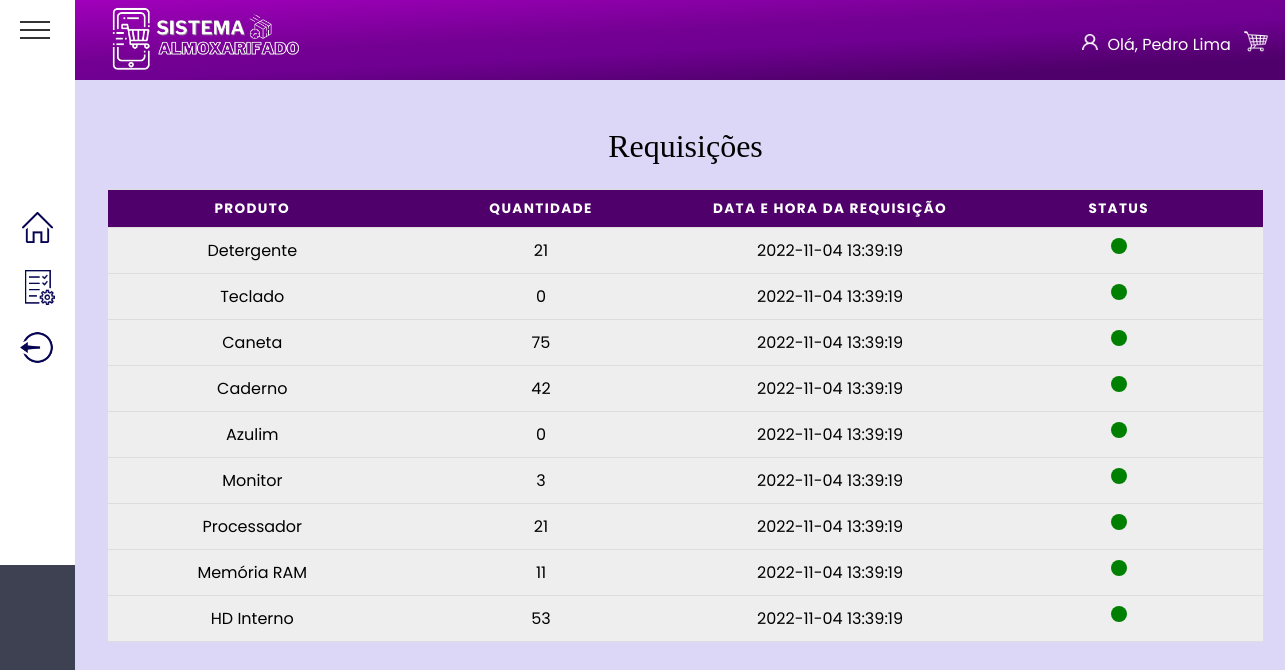
The app's page /View/Pages/Usuario/requisicoesUser.php (signed in) with its own data.
### tables this page shows
create table produtoteste(
  nome_prod varchar (50),
  quantDisp integer,  
  id_categoria integer not null,
  id_disponibilidade integer not null,
  datacaworptura date,
  hora_cadastro TIMESTAMP DEFAULT CURRENT_TIMESTAMP,
  id_marca integer not null,  
  modeloProduto varchar(50),  
  precoProduto double,
  
  id_prod integer auto_increment primary key,
  
  foreign key (id_categoria) references categorias (id_categoria),
  foreign key (id_disponibilidade) references disponibilidade (id_disponibilidade)
);

### View/Pages/Usuario/requisicoesUser.php (the view, shortened to what this page needs)
<?php
include_once dirname(__DIR__, 3) . '/banco.php';
?>
<!DOCTYPE html>
<html lang="pt-BR">
<head>
    <link rel="stylesheet" href="/final_php/assets/requisicoes.css">
    <link rel="stylesheet" href="/final_php/assets/template.css">
    <link rel="stylesheet" href="/final_php/assets/global.css">
</head>
<body>
    <?php include dirname(__DIR__, 3) . "/template/header.php"; ?>
    <?php include dirname(__DIR__, 3) . "/template/asideUser.php"; ?>
    <main class="main">
        <div class="container">
            <table>
                <caption>
                    Requisições
                </caption>
                <thead>
                    <tr>
                        <th scope="col">Produto</th>
                        <th scope="col">Quantidade</th>
                        <th scope="col">Data e hora da requisição</th>
                        <th scope="col">Status</th>
                    </tr>
                </thead>
                <tbody>
                    <?php
                    $sql_consulta = mysqli_query($conn, "SELECT * FROM produtoteste");
                    while ($linhas = mysqli_fetch_array($sql_consulta)) { ?>
                        <tr class="tr">
                            <td data-label="Produto"><?= $linhas[0] ?></td>
                            <td data-label="Quantidade"><?= $linhas[1] ?></td>
                            <td data-label="Hora"><?= $linhas[5] ?></td>
                            <td data-label="Status" class="status">
                                <div class="radius" id="statusGreen"></div>
                            </td>
                       </tr>
                    <?php } ?>
                </tbody>
            </table>
        </div>
    </main>
</body>
</html>

### assets/requisicoes.css (style rules this page uses)
.container { padding: 2rem; }
table { flex-direction: column; border: 1px solid black; border-collapse: collapse; margin: 0; padding: 0; width: 100%; table-layout: fixed; }
table caption { font-size: 2em; font-family: ui-monospace; margin: 0.5em 0 0.75em; }
table tr { background-color: #eee; border: 1px solid #ddd; padding: 0.35em; }
table th, table td { padding: 0.625em; text-align: center; }
table th { font-size: 0.85em; letter-spacing: 0.1em; text-transform: uppercase; background-color: rgb(79, 0, 106); color: #fff; }
table tbody { width: 100%; }
.status { display: flex; justify-content: center; align-items: center; }
.radius { border-radius: 50%; width: 1rem; height: 1rem; flex-shrink: 0; }
#statusGreen { background-color: green; }

### assets/template.css (style rules this page uses)
body { overflow: hidden; display: grid; grid-template-columns: 1fr 25fr; grid-template-rows: 80px 1fr 80px; grid-template-areas: "aside header" "aside main" "aside footer"; height: 100vh; background: #DCD6F7; }
.main { grid-area: main; overflow-y: scroll; padding: 0 4rem 0 0; }

### assets/global.css (style rules this page uses)
* { margin: 0; padding: 0; box-sizing: border-box; font-family: "Josefin Sans", sans-serif; }
*, button, input { border: 0; background-color: none; font-size: -apple-system, system-ui, BlinkMacSystemFont, "Segoe UI", Roboto, "Helvetica Neue", Ubuntu, Arial, sans-serif; }

### template/asideUser.php (style rules this page uses)
* { margin: 0; padding: 0; box-sizing: border-box; font-family: 'Poppins', sans-serif; }

### records on screen
produtoteste: nome_prod "Detergente", quantDisp "21", hora_cadastro "2022-11-04 13:39:19"
produtoteste: nome_prod "Teclado", quantDisp "0", hora_cadastro "2022-11-04 13:39:19"
produtoteste: nome_prod "Caneta", quantDisp "75", hora_cadastro "2022-11-04 13:39:19"
produtoteste: nome_prod "Caderno", quantDisp "42", hora_cadastro "2022-11-04 13:39:19"
produtoteste: nome_prod "Azulim", quantDisp "0", hora_cadastro "2022-11-04 13:39:19"
produtoteste: nome_prod "Monitor", quantDisp "3", hora_cadastro "2022-11-04 13:39:19"
produtoteste: nome_prod "Processador", quantDisp "21", hora_cadastro "2022-11-04 13:39:19"
produtoteste: nome_prod "Memória RAM", quantDisp "11", hora_cadastro "2022-11-04 13:39:19"
produtoteste: nome_prod "HD Interno", quantDisp "53", hora_cadastro "2022-11-04 13:39:19"

### other values on screen
$_SESSION['username'] "Pedro Lima"
